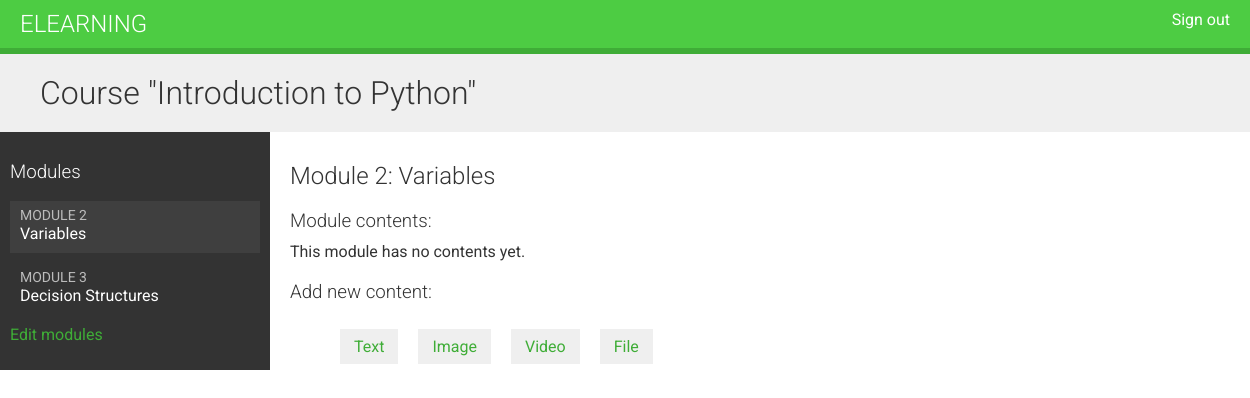
The app's page /course/module/4/ (signed in), older data.
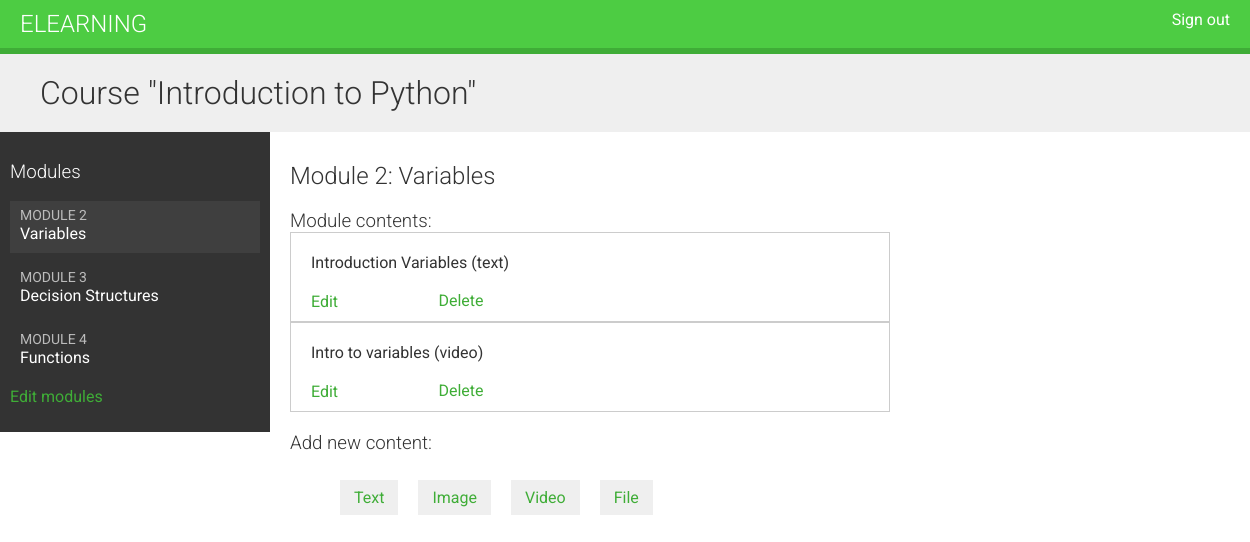
The same page, newer data.
### courses/models.py (models this page shows, shortened)
class Course(models.Model):
    instructor = models.ForeignKey(User, related_name='courses_created', on_delete=models.CASCADE)
    subject = models.ForeignKey(Subject, related_name='courses', on_delete=models.CASCADE)
    title = models.CharField(max_length=150)
    slug = models.SlugField(max_length=200, unique=True)
    overview = models.TextField()
    created = models.DateTimeField(auto_now_add=True)
    class Meta:
        ordering = ['-created']

class Module(models.Model):
    course = models.ForeignKey(Course, related_name='modules', on_delete=models.CASCADE)
    title = models.CharField(max_length=150)
    description = models.TextField(blank=True)
    order = OrderField(blank=True, for_fields=['course'])
    class Meta:
        ordering = ['order']

class Content(models.Model):
    module = models.ForeignKey(Module, related_name='contents', on_delete=models.CASCADE)
    content_type = models.ForeignKey(ContentType, on_delete=models.CASCADE,
                                     limit_choices_to={'model__in':('text','video',
                                                                    'file', 'image')})
    object_id = models.PositiveIntegerField()
    content = GenericForeignKey('content_type', 'object_id')
    order = OrderField(blank=True, for_fields=['module'])
    class Meta:
        ordering = ['order']

class ContentBase(models.Model):
    instructor = models.ForeignKey(User, related_name='%(class)s_related', on_delete=models.CASCADE)
    title = models.CharField(max_length=150)
    created = models.DateTimeField(auto_now_add=True)
    updated = models.DateTimeField(auto_now=True)
    class Meta:
        abstract = True
    def __str__(self):
        return self.title

class Text(ContentBase):
    content = models.TextField()

class Video(ContentBase):
    url = models.URLField()

### courses/views.py (the view)
# urls.py: path('module/<int:module_id>/', ModuleContentListView.as_view(), name='module_content_list'),
class ModuleContentListView(TemplateResponseMixin, View):
    template_name = 'courses/module_content_list.html'
    def get(self, request, module_id):
        module = get_object_or_404 (Module, id=module_id,
                                    course__instructor=request.user)
        return self.render_to_response({'module': module})

### courses/templatetags/course.py (called while the page is built)
@register.filter
def model_name(obj):
    try:
        return obj._meta.model_name
    except AttributeError:
        return None

### templates/courses/module_content_list.html (shortened to what this page needs)
{% extends "_base.html" %}
{% load course %}
{% block content %}
  {% with course=module.course %}
    <h1>Course "{{ course.title }}"</h1>
    <div class="contents">
      <h3>Modules</h3>
      <ul id="modules">
        {% for mod in course.modules.all %}
          <li data-id="{{ mod.id }}" {% if mod == module %}
           class="selected"{% endif %}>
            <a href="{% url 'module_content_list' mod.id %}">
              <span>
                Module <span class="order">{{ mod.order|add:1}}</span>
              </span>
              <br>
              {{ mod.title }}
            </a>
          </li>
        {% empty %}
          <li>No modules yet.</li>
        {% endfor %}
      </ul>
      <p><a href="{% url 'course_module_update' course.id %}">
      Edit modules</a></p>
    </div>
    <div class="module">
      <h2>Module {{ module.order|add:1 }}: {{ module.title }}</h2>
      <h3>Module contents:</h3>
      <div id="module-contents">
        {% for item in module.contents.all %}
          <div data-id="{{ item.id }}">
            {% with content=item.content %}
              <p>{{ content }} ({{ content|model_name }})</p>
              <a href="{% url 'module_content_update' module.id content|model_name content.id %}">Edit</a>
              <form action="{% url 'module_content_delete' item.id %}" method="post">
                <input type="submit" value="Delete">
              </form>
            {% endwith %}
          </div>
        {% empty %}
          <p>This module has no contents yet.</p>
        {% endfor %}
      </div>
      <h3>Add new content:</h3>
      <ul class="content-types">
        <li><a href="{% url 'module_content_create' module.id 'text' %}">Text</a></li>
        <li><a href="{% url 'module_content_create' module.id 'image' %}">Image</a></li>
        <li><a href="{% url 'module_content_create' module.id  'video' %}">Video</a></li>
        <li><a href="{% url 'module_content_create' module.id 'file' %}">File</a></li>
      </ul>
    </div>
  {% endwith %}
{% endblock %}

### templates/_base.html (shortened to what this page needs)
{% load static %}
<!DOCTYPE html>
<html>
<head>
  <link href="{% static "css/base.css" %}" rel="stylesheet">
</head>
<body>
  <div id="header">
    <a href="/" class="logo">Elearning</a>
    <ul class="menu">
      {% if request.user.is_authenticated %}
        <li><a href="{% url "logout" %}">Sign out</a></li>
      {% else %}
        <li><a href="{% url "login" %}">Sign in</a></li>
      {% endif %}
    </ul>
  </div>
  <div id="content">
    {% block content %}
    {% endblock %}
  </div>
</body>
</html>

### static/css/base.css (style rules this page uses)
body { margin:0; font-family:'Roboto', sans-serif; font-weight:400; color:#333; }
a { color:#3fad37; text-decoration:none; }
ul { float:left; }
h1, h2, h3, h4, h5, h6 { font-family:'Roboto', sans-serif; font-weight:300; }
h1 { background:#efefef; width:100%; overflow:auto; padding:20px 0 20px 40px; margin:0; }
.module { padding:10px 20px; float:left; width:600px; }
.module h3 { margin:20px 0 0; padding:0; width:100%; }
.module p { margin:10px 0 20px; width:100%; float:left; }
#header { background:#4dcc43; overflow:auto; padding:10px 20px; border-bottom:6px solid #3fad37; }
#header .logo { text-decoration:none; font-family:'Roboto', sans-serif; font-weight:300; text-transform:uppercase; font-size:24px; color:#fff; float:left; }
#header a { color:#fff; }
#header .menu { list-style:none; float:right; margin:0; padding:0; }
.contents { width:20%; padding:10px; float:left; background:#333; color: #fff; font-family:'Roboto', sans-serif; }
.contents ul { list-style:none; margin:0; padding:0; width:100%; }
.contents ul li { margin:0 0 10px 0; padding:4px 10px 10px; overflow:auto; cursor:move; }
.contents ul li.selected { background:#3f3f3f; }
.contents ul span { text-transform:uppercase; color:#bbb; font-size:14px; }
.contents ul a { display:block; color:#fff; text-decoration:none; }
ul.content-types li { list-style:none; float:left; margin:10px; background:#efefef; padding:8px 14px; }
input, select, textarea { border:1px solid #ccc; border-bottom:3px solid #ccc; padding:8px 12px; font-size:16px; font-family:'Roboto', sans-serif; float:left; clear:both; width:300px; }
input[type=submit], a.button { border-radius:5px; background:#4dcc43; color:#fff; font-size:16px; text-transform:uppercase; border:none; padding:10px 20px; margin:20px 0; }
#module-contents div { padding:10px 20px; border:1px solid #ccc; background:#fff }
#module-contents form { margin:0; padding:0; }
#module-contents input[type=submit] { color:#3fad37; background:none; margin:-20px 0 0; padding:0; float:left; text-transform:none; }

Row changes from the older to the newer data that the page shows:
added Module: order|add "4", title "Functions"
added Content: content "Introduction Variables", content|model_name "text"
added Content: content "Intro to variables", content|model_name "video"
Text that changed along with them:
text no longer shown: "This module has no contents yet."
